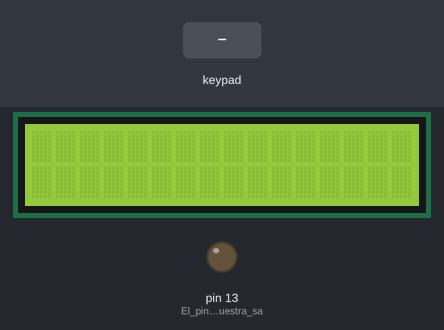
The sketch below on a simulated Arduino Uno, built with avr-gcc and run on an emulated ATmega328P. Shown: 16×2 character LCD, output pins drawn as LEDs (lit = HIGH). Inputs (shaded band) come from the test bench. What the sketch prints to the serial monitor is not drawn.

Above: at 1.2 s.
1.3 s: keypad keys 1 2 3 4 # pressed 0.4 s apart
At 3.3 s:
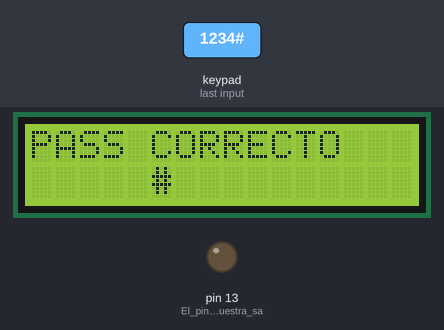
4.8 s: key 'A' pressed
At 5.1 s:
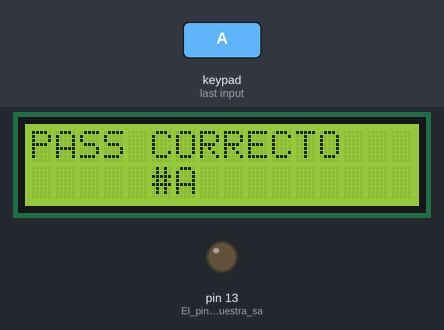
6.3 s: keypad keys 1 2 3 4 * pressed 0.4 s apart
At 8.4 s:
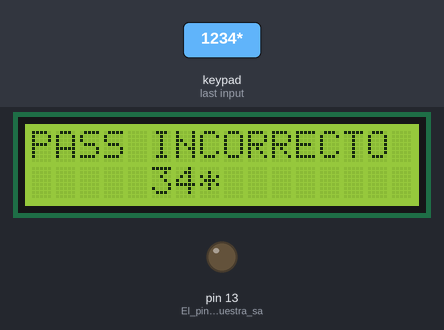
9.8 s: key 'B' pressed
At 11.4 s:
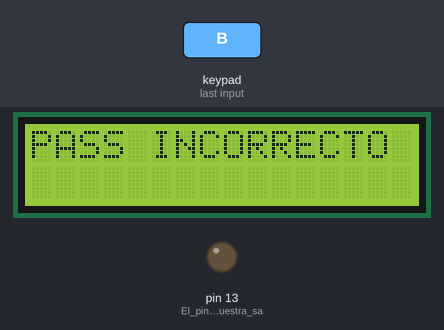
11.7 s: key 'C' pressed
At 12.9 s:
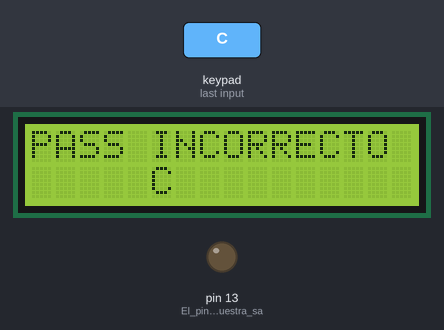
13.2 s: keypad keys 1 2 3 4 D pressed 0.4 s apart
At 16.2 s:
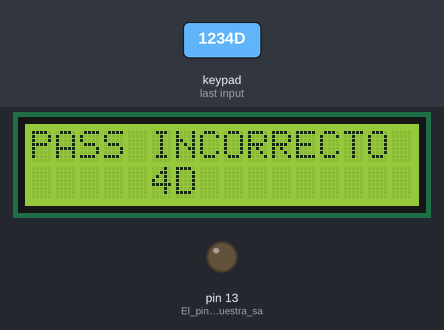
Timing chart, 0 to 17.7 s (numbered marks = the images above; inputs shaded):
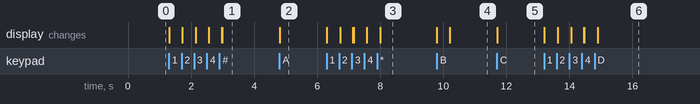

Measured:
- after the input at 1.3 s, the display: first changes at once (image 1 shows a later state)
- after the input at 4.8 s, the display: changes at once (image 2)
- after the input at 6.3 s, the display: first changes at once (image 3 shows a later state)
- after the input at 9.8 s, the display: first changes at once (image 4 shows a later state)
- after the input at 11.7 s, the display: changes at once (image 5)
- after the input at 13.2 s, the display: first changes at once (image 6 shows a later state)

The sketch:

ValidacionPassTeclado.ino
```cpp
/*
  Universidad Técnica del Norte
  Facultad de Ingenieria y ciencias aplicada
  Carrera de Ingenieria en electrónica y redes de comunicación

  Nombre:     Alexander Guanotoa
  Asignatura: Sistemas Microprocesados
  Tarea:      Validacion de contrasena con Keypad
  Fecha:      16 de jun. de 2019.
*/

#include <Keypad.h>;
#include <LiquidCrystal.h>
LiquidCrystal lcd {23, 22, 27, 26, 25, 24};

char contrasena[] = "1234";
char contrasenaKeypad[4];
int cont = 0;

const byte filas = 4;
const byte columnas = 4;

char hexaKeys[filas][columnas] =
{
  {'1', '2', '3', 'A'},
  {'4', '5', '6', 'B'},
  {'7', '8', '9', 'C'},
  {'*', '0', '#', 'D'}
};

byte filasPines[filas] = {7, 8, 9, 6};
byte columnasPines[columnas] = {5, 4, 3, 2};

Keypad customKeypad = Keypad(makeKeymap(hexaKeys), filasPines, columnasPines, filas, columnas); //En este punto el teclado se inicia y realiza el mapeo de sus teclas con respecto a la matriz colocada arriba

void setup() {
  Serial.begin(9600);
  pinMode(13, OUTPUT); //El pin 13 sera nuestra salida digital (así aprovecharemos el led que pose)
  lcd.begin(16, 2);   // (8,4)
}

void loop() {
  char customKey = customKeypad.getKey();
  if (customKey != NO_KEY) {
    contrasenaKeypad[cont] = customKey;
    Serial.print(contrasenaKeypad[cont]);
    for (int i = 0; i < 4; i++) {
      lcd.setCursor ( i + 5, 1 );
      lcd.print(contrasenaKeypad[i]);
    }

    delay(400);
    cont = cont + 1;
    if (cont == 4) {
      if (contrasenaKeypad[0] == contrasena[0] && contrasenaKeypad[1] == contrasena[1] && contrasenaKeypad[2] == contrasena[2] && contrasenaKeypad[3] == contrasena[3]) {
        lcd.clear();
        lcd.setCursor ( 0, 0 );
        lcd.print("PASS CORRECTO");
      } else if (contrasenaKeypad != contrasena) {
        lcd.clear();
        lcd.setCursor ( 0, 0 );
        lcd.print("PASS INCORRECTO");
      }
      contrasenaKeypad[0] = ' ';
      contrasenaKeypad[1] = ' ';
      contrasenaKeypad[2] = ' ';
      contrasenaKeypad[3] = ' ';
      cont = 0;
    }
  }
}
```
